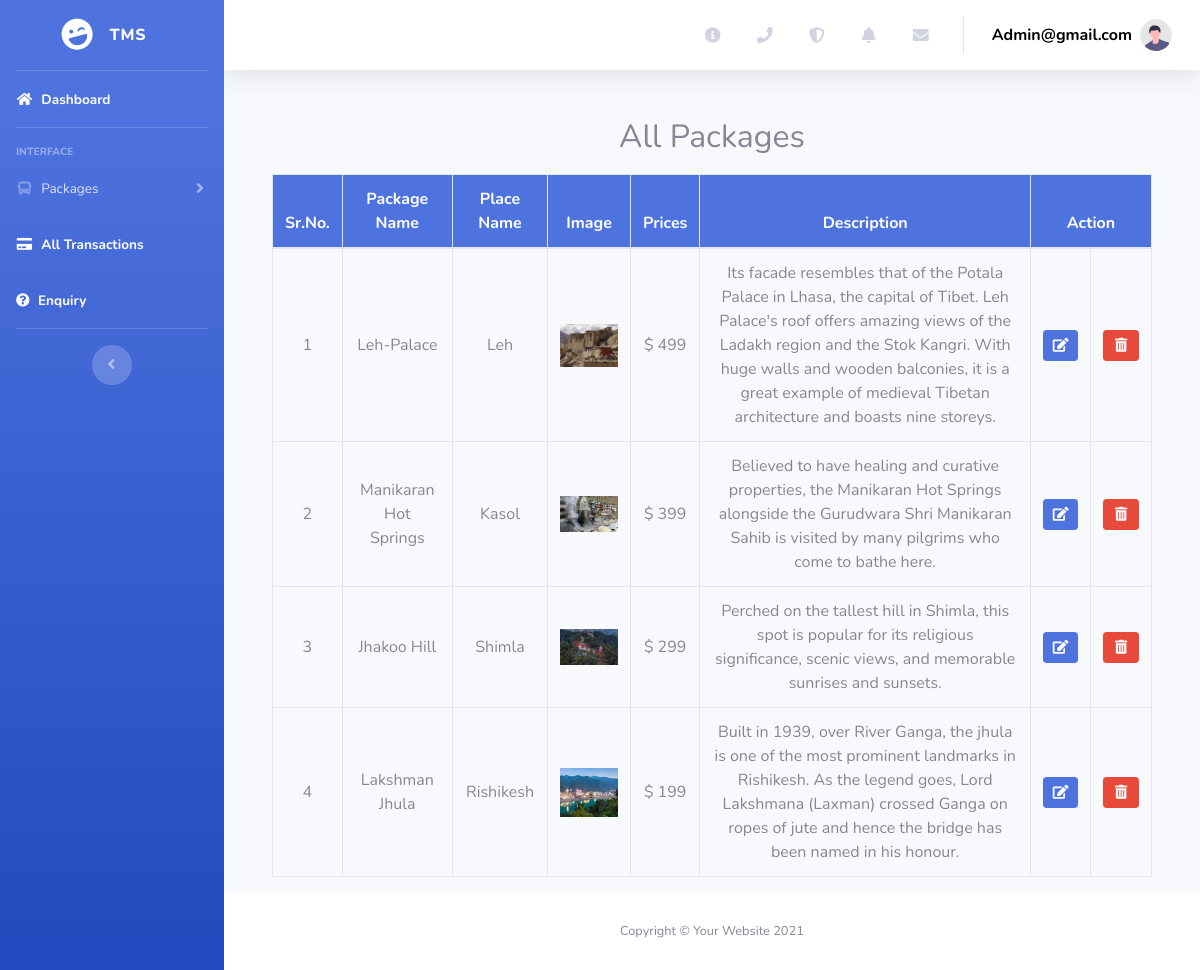
/all_package.php (signed in), run on the app's committed database.
### tables this page shows
CREATE TABLE `package` (
  `id` int(11) NOT NULL,
  `package_name` varchar(100) NOT NULL,
  `place_name` varchar(100) NOT NULL,
  `image` varchar(100) NOT NULL,
  `price` varchar(100) NOT NULL,
  `description` longtext NOT NULL,
  `created_at` timestamp NOT NULL DEFAULT current_timestamp(),
  `updated_at` timestamp NOT NULL DEFAULT current_timestamp()
);

### all_package.php (the view, shortened to what this page needs)
<?php
include "designs/header.php";
include "designs/sidebar.php";
?>
<div class="container mt-5">
    <div class="row">
        <div class="col-lg-12">
            <h2>All Packages</h2>
        </div>
    </div>
    <div class="table-responsive">
        <table class="table table-bordered table-hover table-purple">
            <thead>
                <tr align="center">
                    <th>Sr.No.</th>
                    <th>Package Name</th>
                    <th>Place Name</th>
                    <th>Image</th>
                    <th>Prices</th>
                    <th>Description</th>
                    <th colspan="2">Action</th>
                </tr>
            </thead>
            <tbody>
                <?php
                $s = 1;
                $q = "SELECT * FROM `package`";
                $result = $con->query($q);
                if ($result->num_rows > 0) {
                    while ($row = $result->fetch_assoc()) {
                ?>
                        <tr>
                            <td align="center"><?php echo $s; ?></td>
                            <td><?php echo $row['package_name']; ?></td>
                            <td><?php echo $row['place_name']; ?></td>
                            <td>
                                <img src="functions/<?php echo $row['image']; ?>" height="100px" width="150px" class="img-fluid" />
                            </td>
                            <td align="center">$ <?php echo $row['price']; ?></td>
                            <td><?php echo $row['description']; ?></td>
                            <td>
                                <button class="btn btn-primary btn-sm" onclick="editPackage(<?php echo $row['id']; ?>)" title="Edit"><i class='fas fa-fw fa-edit'></i></button>
                            </td>
                            <td>
                                <button class="btn btn-danger btn-sm" onclick="deletePackage(<?php echo $row['id']; ?>)" title="Delete"><i class='fas fa-fw fa-trash-alt'></i></button>
                            </td>
                        </tr>
                    <?php
                        $s++;
                    }
                } else {
                    ?>
                    <tr>
                        <td>No Records Founds!</td>
                    </tr>
                <?php
                }
                ?>
            </tbody>
        </table>
    </div>
</div>
<?php
include "designs/footer.php";
?>

### data on the page
package: package_name "Leh-Palace", place_name "Leh", image (picture), price "499", description "Its facade resembles that of the Potala Palace in Lhasa, the capital of Tibet. Leh Palace's roof offers amazing views of the Ladakh region and the Stok Kangri. With huge walls and wooden balconies, it is a great example of medieval Tibetan architecture and boasts nine storeys."
package: package_name "Manikaran Hot Springs", place_name "Kasol", image (picture), price "399", description "Believed to have healing and curative properties, the Manikaran Hot Springs alongside the Gurudwara Shri Manikaran Sahib is visited by many pilgrims who come to bathe here."
package: package_name "Jhakoo Hill", place_name "Shimla", image (picture), price "299", description "Perched on the tallest hill in Shimla, this spot is popular for its religious significance, scenic views, and memorable sunrises and sunsets."
package: package_name "Lakshman Jhula", place_name "Rishikesh", image (picture), price "199", description "Built in 1939, over River Ganga, the jhula is one of the most prominent landmarks in Rishikesh. As the legend goes, Lord Lakshmana (Laxman) crossed Ganga on ropes of jute and hence the bridge has been named in his honour."

### other printed values
$_SESSION['email'] "Admin@gmail.com"
